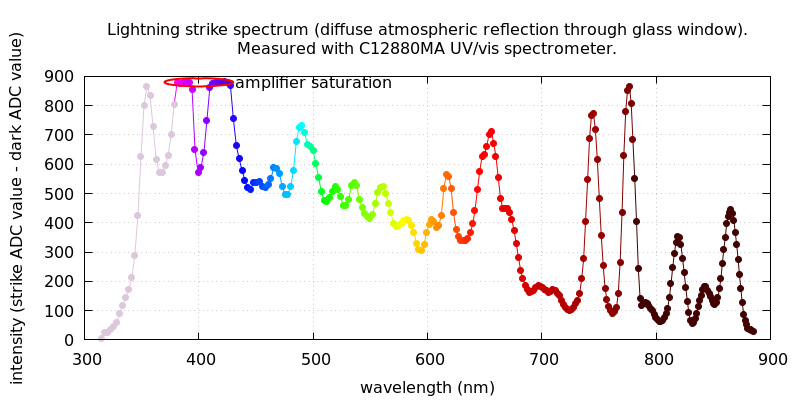

Write gnuplot code to recreate this figure.


# Function to convert wavelength to RGB

# UV -> gray
# IR -> dark red
wavelength_to_rgb(wl) = \
    (wl >= 280 && wl < 380) ? (220 << 16) + (200 << 8) + int(220) : \
    (wl >= 380 && wl < 440) ? (int( -(wl-440)/60.0 * 255) << 16) + (0 << 8) + int(255) : \
    (wl >= 440 && wl < 490) ? (0 << 16) + (int((wl-440)/50.0 * 255) << 8) + int(255) : \
    (wl >= 490 && wl < 510) ? (0 << 16) + (int(255) << 8) + int(-(wl-510)/20.0 * 255) : \
    (wl >= 510 && wl < 580) ? (int((wl-510)/70.0 * 255) << 16) + (int(255) << 8) + 0 : \
    (wl >= 580 && wl < 645) ? (int(255) << 16) + (int(-(wl-645)/65.0 * 255) << 8) + 0 : \
    (wl >= 645 && wl <= 780) ? (int(255-(wl-645)) << 16) + (0 << 8) + 0 : \
    (66 << 16) + (0 << 8) + 0  # Black for out of visible range


set terminal pngcairo size 800,400
set output "strike_spectrum.png"
set grid
set title "Lightning strike spectrum (diffuse atmospheric reflection through glass window).\nMeasured with C12880MA UV/vis spectrometer."
set xlabel "wavelength (nm)"
set ylabel "intensity (strike ADC value - dark ADC value)"
#plot 'strike_spectrum.dat' using 1:2 with linespoints title ''


set style ellipse 
set object 1 ellipse center 400, 880  size 60, 28  angle 0  front fillcolor "red" linewidth 2
set label 2 at  500,880 'amplifier saturation' center rotate by 0 front

plot 'strike_spectrum.dat' using 1:2:(exp(-((x-550)**2)/10000.0)):(wavelength_to_rgb($1)) with linespoints pt 7 ps 1 lc rgb variable title ""



